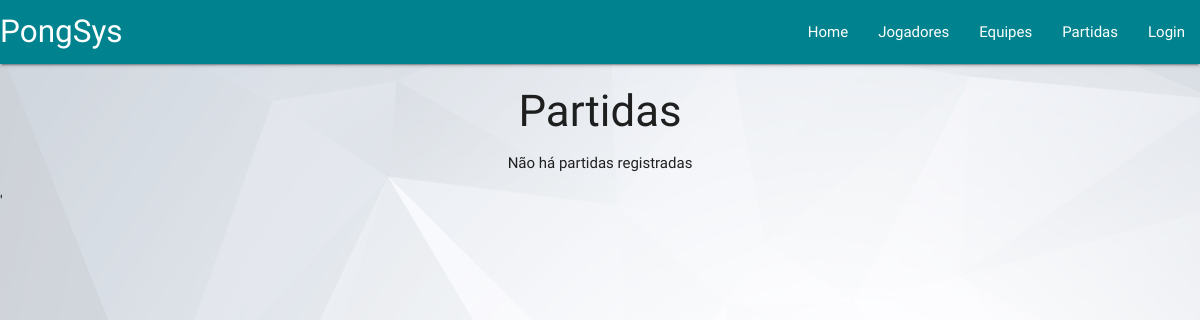
The page /view/listarPartidas.php on the database as committed earlier.
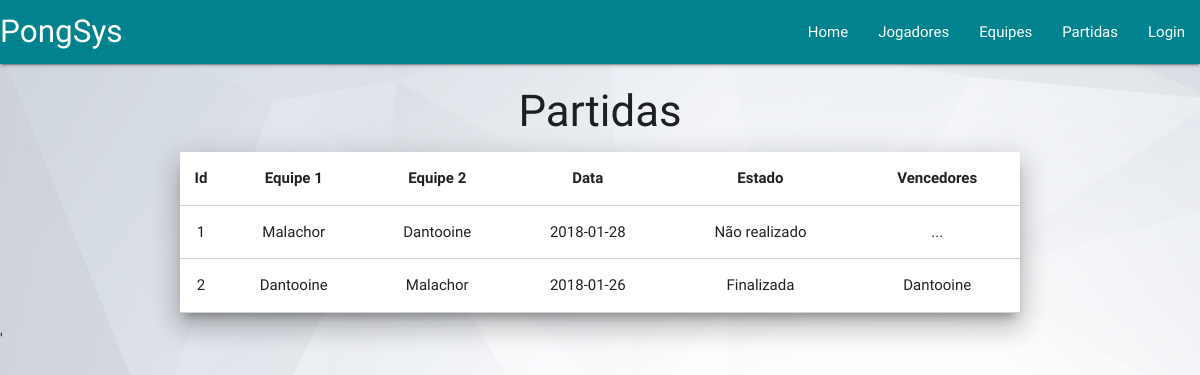
The same page on the database as committed later.
### tables this page shows
CREATE TABLE `Partida` (
  `idPartida` int(11) NOT NULL,
  `equipe1` int(11) NOT NULL,
  `equipe2` int(11) NOT NULL,
  `data` date NOT NULL,
  `estado` int(11) NOT NULL,
  `resultado` varchar(45) NOT NULL
);

CREATE TABLE `Equipe` (
  `idEquipe` int(11) NOT NULL,
  `nomeEquipe` varchar(45) NOT NULL
);

### persistence/conexao.php (called while the page is built, shortened)
<?php
  class Conexao{
    var $link;
    function Conexao() {
      $this->servidor = 'localhost';
      $this->usuario = 'PongSys';
      $this->senha = '3emM7yM1T0lW9qZK';
      $this->bd = 'PongSys';
      $this->link = mysqli_connect($this->servidor,
              $this->usuario,$this->senha,$this->bd);
    }
    function getLink(){
      return $this->link;
    }
  }
?>

### persistence/partidaDAO.php (called while the page is built, shortened)
<?php
  require_once('../model/partida.php');
  class PartidaDAO {
    function listarPartidas($link) {
      $SQL = "SELECT * FROM Partida";
      $retorno = mysqli_query($link, $SQL);
      $partidas = array();
      if(mysqli_num_rows($retorno) > 0) {
        $ret = $retorno->fetch_all();
        foreach($ret as $l) {
          $partidas[] = new Partida($l[1], $l[2], $l[3], $l[4], $l[5], $l[0]);
        }
        return $partidas;
      }
      return null;
    }
  }
?>

### model/partida.php (called while the page is built, shortened)
<?php
  class Partida{
    private $idPartida;
    private $equipe1;
    private $equipe2;
    private $data;
    private $estado;
    function __construct($equipe1, $equipe2, $data, $estado, $resultado, $idPartida){
      $this->idPartida = $idPartida;
      $this->equipe1 = $equipe1;
      $this->equipe2 = $equipe2;
      $this->data = $data;
      $this->estado = $estado;
    }
    public function getIdPartida(){
      return $this->idPartida;
    }
    public function getEquipe1(){
      return $this->equipe1;
    }
    public function getEquipe2(){
      return $this->equipe2;
    }
    public function getData(){
      return $this->data;
    }
    public function getEstado(){
      return $this->estado;
    }
  }
?>

### persistence/equipeDAO.php (called while the page is built, shortened)
<?php
  require_once('../model/equipe.php');
  class EquipeDAO{
    function buscarEquipe($idEquipe, $link){
      $SQL = "SELECT * FROM Equipe WHERE idEquipe = ".$idEquipe.";";
      $retorno = mysqli_query($link, $SQL);
      if(mysqli_num_rows($retorno) > 0){
        $ret = $retorno->fetch_all();
        foreach($ret as $linha){
          $resultado = new Equipe($linha[1],$linha[0]);
          return $resultado;
        }
      }
      return null;
    }
  }
?>

### model/equipe.php (called while the page is built, shortened)
<?php
  class Equipe{
    private $nomeEquipe;
    function __construct($nomeEquipe, $idEquipe){
      $this->nomeEquipe = $nomeEquipe;
    }
    public function getNome(){
      return $this->nomeEquipe;
    }
  }
?>

### view/listarPartidas.php (the view, shortened to what the changed rows need)
<!DOCTYPE html>
<html>
<head>
  <link type="text/css" rel="stylesheet" href="css/materialize.min.css"  media="screen,projection" />
  <link rel="stylesheet" href="./style.css" />
</head>
<body>
        <?php
          require_once("../persistence/conexao.php");
        ?>
  <div class="container center-align">
    <h3>Partidas</h3>
    <?php
      require_once("../persistence/partidaDAO.php");
      require_once("../persistence/conexao.php");
      require_once("../persistence/equipeDAO.php");
      $c = new Conexao();
      $p = new PartidaDAO();
      $e = new EquipeDAO();
      $partidas = $p->listarPartidas($c->getLink());
      if($partidas != null) {
        echo "<div class='card z-depth-5'>";
        echo "<table border='1' class='highlight centered responsive-table bordered'>";
        echo "<thead><tr> <th>Id</th> <th>Equipe 1</th> <th>Equipe 2</th> <th>Data</th> <th>Estado</th> <th>Vencedores</th> </tr></thead>";
        echo "<tbody>";
        foreach($partidas as $pr) {
          echo "<tr>";
          echo "<td> <a href = '../view/visualizarPartida.php?id=".$pr->getIdPartida()."'></a>".$pr->getIdPartida()."</td>";
          $equipe1 = $e->buscarEquipe($pr->getEquipe1(), $c->getLink())->getNome();
          echo "<td>".$equipe1."</td>";
          $equipe2 = $e->buscarEquipe($pr->getEquipe2(), $c->getLink())->getNome();
          echo "<td>".$equipe2."</td>";
          echo "<td>".$pr->getData()."</td>";
          $estado = $pr->getEstado();
          if($estado == 0) {
            $estado = "Não realizado";
          } elseif ($estado == 1) {
            $estado = "Em andamento";
          } elseif ($estado == 2) {
            $estado = "Finalizada";
          }
          echo "<td>".$estado."</td>";
          echo "<td>";
          if($estado == "Finalizada") {
            if($pr->getResultado() == 1) {
              $win = $pr->getEquipe1();
            } else {
              $win = $pr->getEquipe2();
            }
            $result = $e->buscarEquipe($win, $c->getLink())->getNome();
            echo $result;
          } else {
            echo "...";
          }
          echo "</td>";
        }
        echo "</tbody>";
        echo "</table>";
        echo "</div>";
      } else {
        echo "<p>Não há partidas registradas</p>";
      }
    ?>
  </div>
</body>
</html>

Rows that differ between the two databases and show on the page:
added partida: idPartida "1", equipe1.nomeEquipe "Malachor", equipe2.nomeEquipe "Dantooine", data "2018-01-28", estado "Não realizado"
added partida: idPartida "2", equipe1 "Dantooine", equipe2 "Malachor", data "2018-01-26", estado "Finalizada", result "Dantooine"
Other text that changed with them:
text no longer shown: "Não há partidas registradas"
text now shown: "Id Equipe 1 Equipe 2 Data Estado Vencedores"
